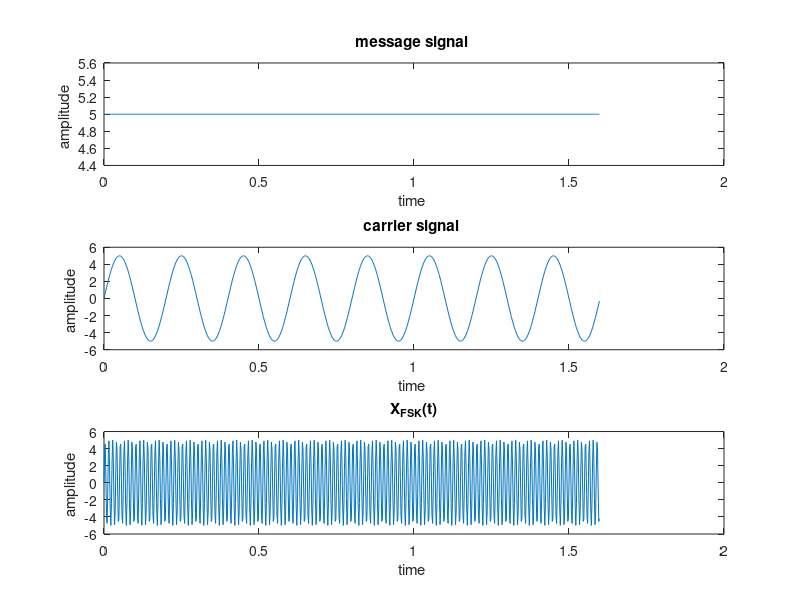
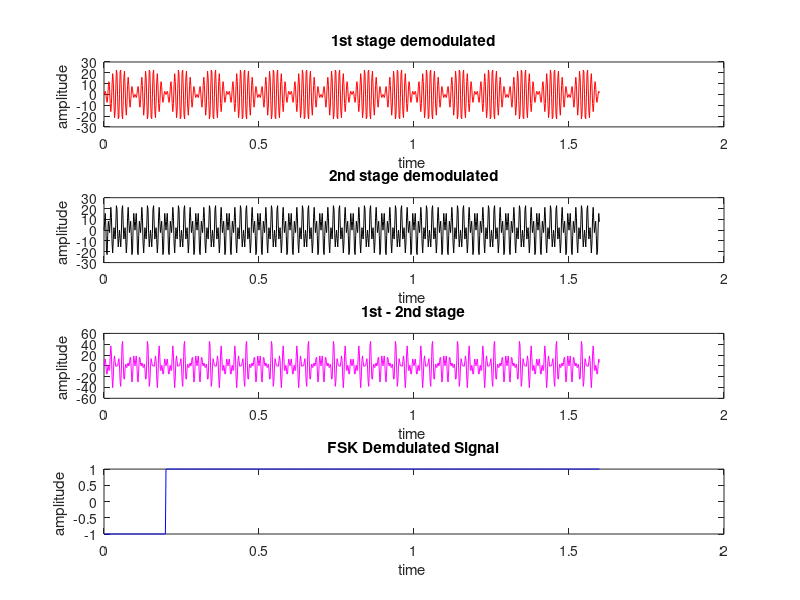

Recreate these plots in MATLAB, in order.
%MATLAB PROGRAM TO IMPLEMENT FREQUENCY SHIFT KEY MODULATION AND 
%DEMODULATION
%% INITIAL STATEMENTS
clc;
clear all;
close all;
%% Initialize the data
fm=input('Please enter the frequency of the message signal = ');
fc=input('Please enter the frequency of the carrier signal = ');
ac=input('please enter the amplitude of the carrier signal  = ');
tm=1/fm;
tc = 1/fc;
disp('Please enter the 8 bit data in the form of 1 and -1 ');
for i=1:8
    data=input('Enter the data = ');
        x(i)=data;
end
%% GENERATION OF THE MESSAGE SIGNAL 
i=1;
for n=1:800
    x1(n)=x(i);
    if n==i*100
        i=i+1;
    end
end
%% GENERATION OF THE CARRIER SIGNAL
t=0:(tm/100):15.98/(0.02/(tm/100));
s1=ac.*sin(2*pi*fc*t);
%% generation of the frequency modulated signal 
delf = (10./(2.*tm));
fsk=ac.*sin(2.*pi.*fc.*t+2.*pi.*((x1+1)/2).*delf.*t);
%% GENERATION OF FSK DEMODULATED SIGNAL
dm1 = fsk.*ac.*sin(2.*pi.*fc.*t);
dm2 = fsk.*ac.*sin(2.*pi.*(fc+delf).*t);
dm3 = dm2-dm1;
% add = 0;
% n=1; m = 1;
dm4 = zeros(1,length(t));
sumval = zeros(1,8);
sumval(1,1) = sum(dm3(1:100));
for k=2:1:8
 sumval(1,k) = sum(dm3((k-1)*100:k*100));
end
i=1;
for n=1:800
    if sumval(1,i)>0 
        dm4(1,n) = 1;
        if n==i*100
            i=i+1;
        end
    else
    dm4(1,n) = -1;
    if n==i*100
            i=i+1;
        end
    end
end
%% Plot and Display Values
disp(['Entered Bit Sequence are :', num2str(x)]);
subplot(3,1,1);plot(t,x1);
xlabel('time '); ylabel('amplitude '); title('message signal ');
subplot(3,1,2);plot(t,s1);
xlabel('time '); ylabel('amplitude '); title('carrier signal ');
subplot(3,1,3);plot(t,fsk);
xlabel('time '); ylabel('amplitude '); title('X_F_S_K(t)');
figure;
subplot(4,1,1);
plot(t,dm1,'r');
xlabel('time '); ylabel('amplitude '); title('1st stage demodulated');
subplot(4,1,2);
plot(t,dm2,'k');
xlabel('time '); ylabel('amplitude '); title('2nd stage demodulated');
subplot(4,1,3);
plot(t,dm3,'m');
xlabel('time '); ylabel('amplitude '); title('1st - 2nd stage');
subplot(4,1,4);
plot(t,dm4,'b');
xlabel('time '); ylabel('amplitude '); title('FSK Demdulated Signal');
